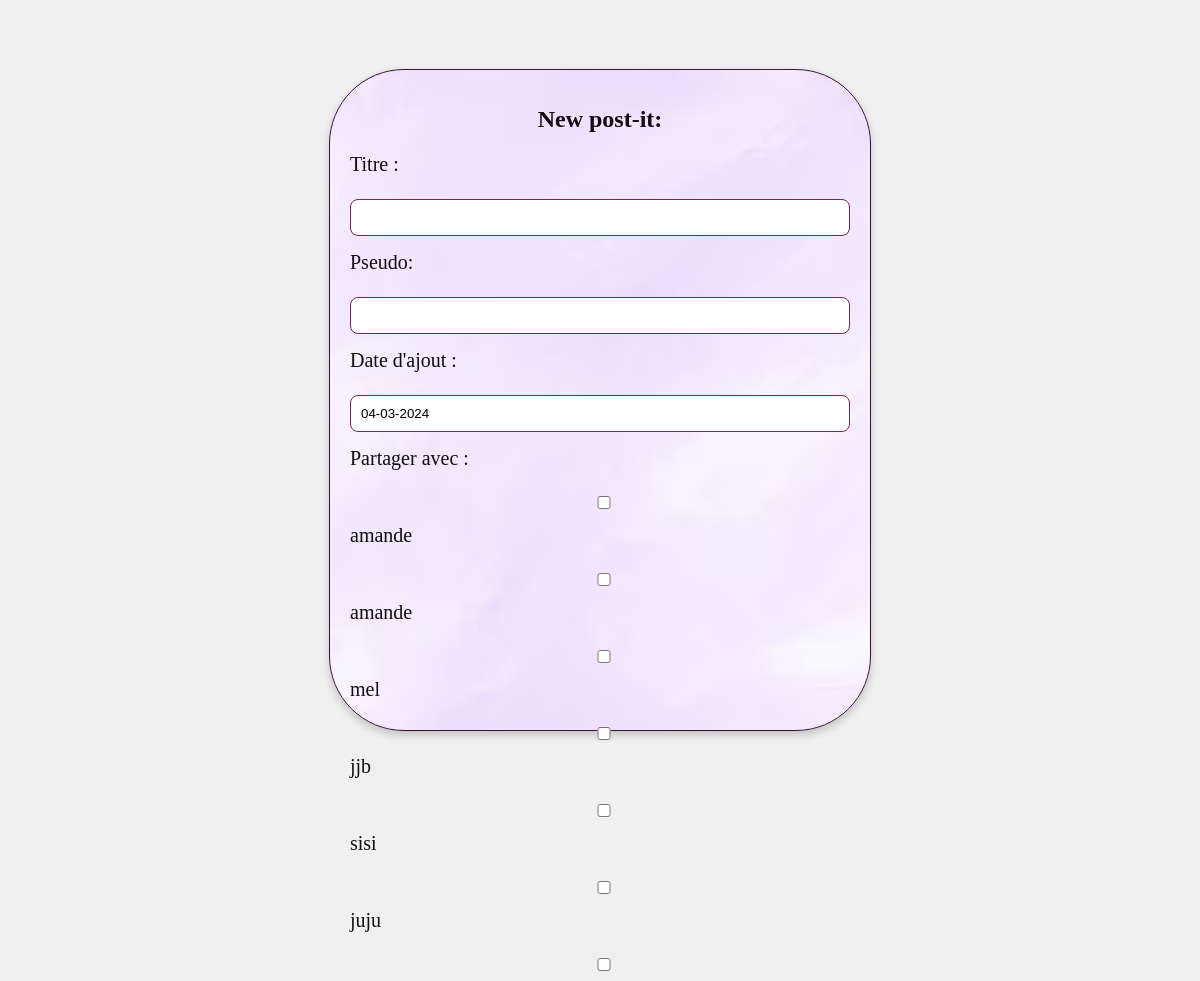
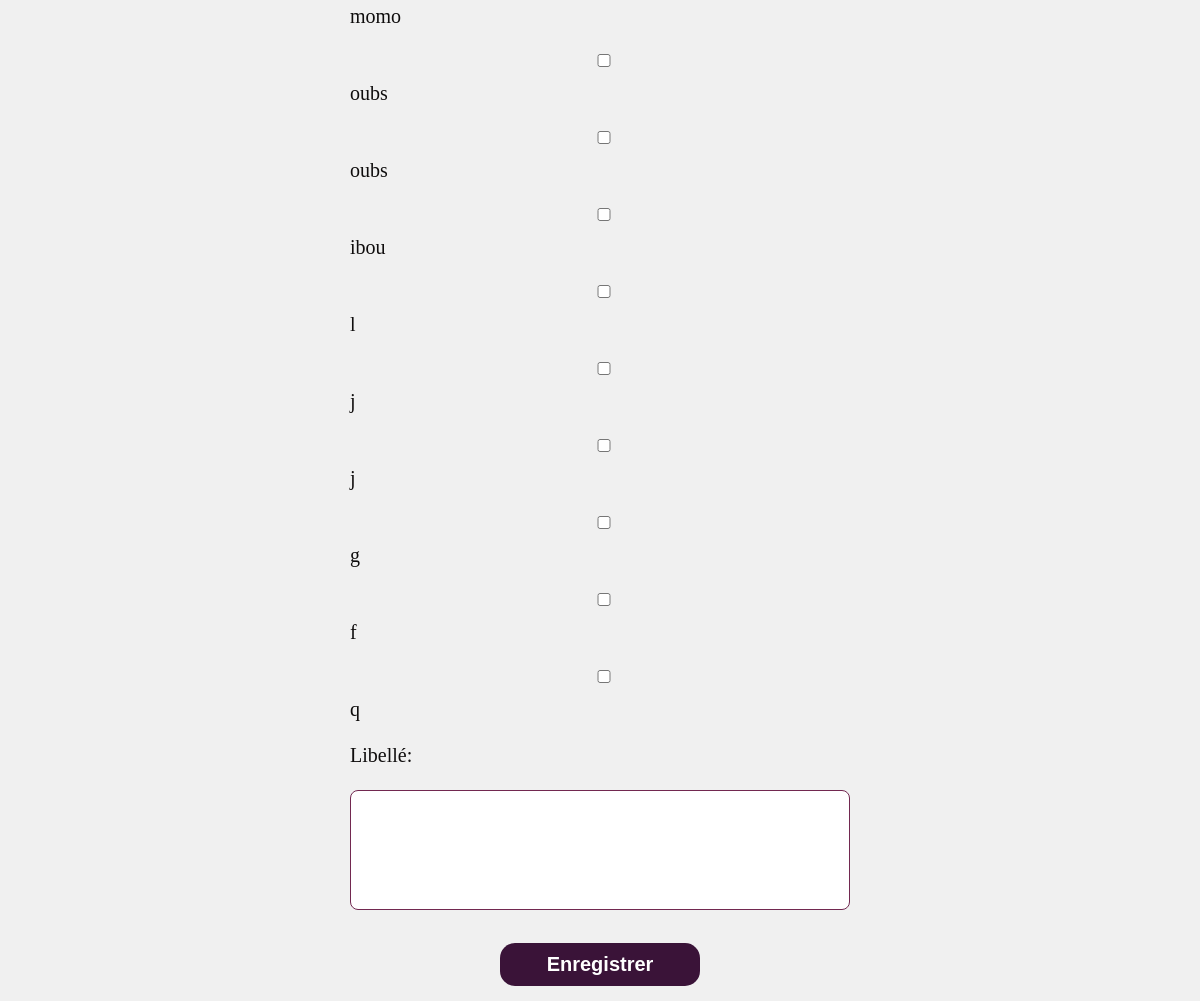
The app's page /vue/postitVue.php with its own data (2 pictures, top to bottom).
### tables this page shows
CREATE TABLE USER (
    IDUSER INTEGER PRIMARY KEY AUTOINCREMENT,
    PSEUDO TEXT NOT NULL,
    NOM TEXT NOT NULL,
    PRENOM TEXT NOT NULL,
    DATEDENAISSANCE TEXT NOT NULL,
    MAIL TEXT NOT NULL,
    MDP TEXT NOT NULL
);

### controleur/ajoutpostitControleur.php (called while the page is built, shortened)
<?php
require_once '../modele/PostitModel.php';
require_once '../vue/postitVue.php';
$postitModel = new PostitModel();
$users = $postitModel->getAllUsers();
?>

### modele/PostitModel.php (called while the page is built, shortened)
<?php
class PostitModel {
    private $db;
    public function __construct() {
        $this->db = new PDO('sqlite:' . DB_PATH);
    }
    public function getAllUsers() {
        $sql = "SELECT IDUSER, PSEUDO FROM USER";
        $stmt = $this->db->prepare($sql);
        $stmt->execute();
        return $stmt->fetchAll(PDO::FETCH_ASSOC);
    }
}
?>

### vue/postitVue.php (the view, shortened to what this page needs)
<!DOCTYPE html>
<html lang="en">
<head>
    <link rel="stylesheet" href="vue/styles/style2.css">
</head>
<body>
<?php include_once('../controleur/ajoutpostitControleur.php'); ?>
    <div class="d1">
    <h1>New post-it:</h1>
        <div>
        <form action="../controleur/ajoutpostitControleur.php" method="post" class="formulaire">
    <label for="titre">Titre :</label><br>
    <input type="text" id="titre" name="titre" maxlength="150" required>
    <br>
    <label for="pseudo">Pseudo:</label><br>
    <input type="text" id="pseudo" name="pseudo" class="pseudo" required><br>
    <label for="datedecreation">Date d'ajout :</label><br>
    <?php $datedecreation = date('d-m-Y'); ?>
    <input type="text" id="datedecreation" name="datedecreation" value="<?php echo $datedecreation; ?>" readonly>
    <br>
    <label for="users">Partager avec :</label><br>
    <?php foreach ($users as $user) : ?>
        <input type="checkbox" id="user_<?php echo $user['IDUSER']; ?>" name="users[]" value="<?php echo $user['IDUSER']; ?>">
        <label for="user_<?php echo $user['IDUSER']; ?>"><?php echo $user['PSEUDO']; ?></label><br>
    <?php endforeach; ?>
    <label for="libelle">Libellé:</label><br>
    <input type="text" id="libelle" name="libelle" class="libelle" required>
    <br><br>
    <input type="submit" value="Enregistrer">
</form>
        </div>
    </div>
</body>
</html>

### vue/styles/style2.css (style rules this page uses)
body { display: flex; justify-content: center; align-items: center; height: 100vh; margin: 0; background-color: #f0f0f0; }
.d1 { text-align: center; width: 500px; height: 620px; padding: 20px; border: 1px solid #3a1338; border-radius: 75px; box-shadow: 0 4px 8px rgba(0, 0, 0, 0.2); background: url('fondd.png') center center/cover no-repeat; }
.d1 h1 { color: #0f0d0d; font-size: 24px; margin-bottom: 20px; }
label { display: block; margin-bottom: 5px; text-align: left; color: #0f0d0d; font-size: 20px; font-family:'Times New Roman', Times, serif; }
.formulaire { width: 100%; max-width: 800px; margin: 0 auto; }
input { width: 100%; padding: 10px; margin-bottom: 15px; box-sizing: border-box; border: 1px solid #722850; border-radius: 8px; }
input.libelle { height: 120px; }
input[type="submit"] { background-color: #3a1338; color: #fff; cursor: pointer; transition: background-color 0.3s; border: none; width: 200px; border-radius: 15px; font-weight: bold; font-size: 20px; }

### records on screen
user: PSEUDO "amande"
user: PSEUDO "amande"
user: PSEUDO "mel"
user: PSEUDO "jjb"
user: PSEUDO "sisi"
user: PSEUDO "juju"
user: PSEUDO "momo"
user: PSEUDO "oubs"
user: PSEUDO "oubs"
user: PSEUDO "ibou"
user: PSEUDO "l"
user: PSEUDO "j"
user: PSEUDO "j"
user: PSEUDO "g"
user: PSEUDO "f"
user: PSEUDO "q"
